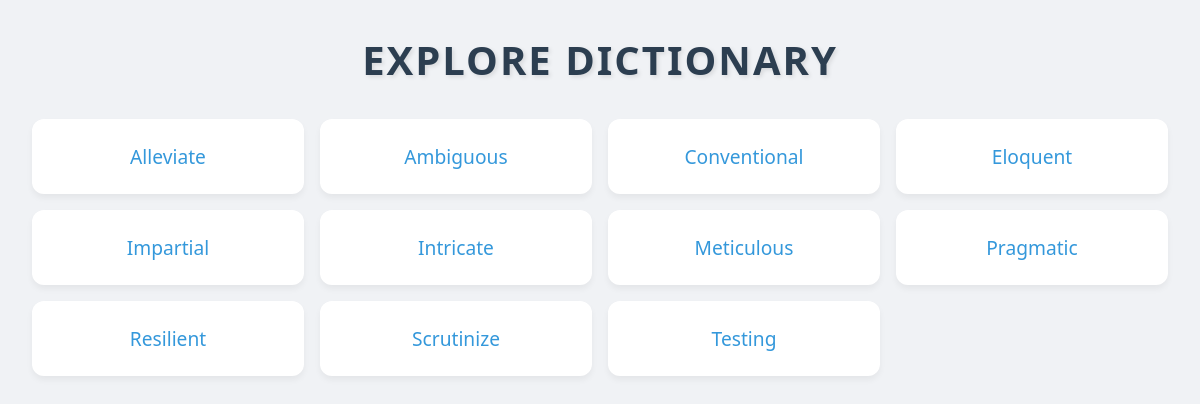
The page / on the database its author committed.
### dictapp/models.py (models this page shows, shortened)
class Dictionary(models.Model):
    word = models.CharField( max_length=50)
    meaning = models.CharField( max_length=200)
    example = models.CharField( max_length=200)

### dictapp/views.py (the view)
# urls.py: path('', views.home, name='home'),
def home(request):
    all_words = Dictionary.objects.all()
    all_words = all_words.order_by('word')
    return render(request, 'dictapp/home.html',{
        'all_words': all_words
    })

### dictapp/templates/dictapp/home.html (shortened to what this page needs)
{% load static %}
<!DOCTYPE html>
<html lang="en">
<head>
    <link rel="stylesheet" href="{% static 'dictapp/css/home.css' %}">
</head>
<body>
    <div class="container">
        <h1>Explore Dictionary</h1>
        <ul class="word-list">
            {% for word in all_words %}
                <li class="word-item">
                    <a href="{{word.word}}">{{word.word}}</a>
                </li>
            {% endfor %}
        </ul>
    </div>
</body>
</html>

### dictapp/static/dictapp/css/home.css (style rules this page uses)
* { margin: 0; padding: 0; box-sizing: border-box; font-family: 'Segoe UI', Tahoma, Geneva, Verdana, sans-serif; }
body { background-color: #f0f2f5; padding: 2rem; min-height: 100vh; }
.container { max-width: 1200px; margin: 0 auto; }
h1 { text-align: center; color: #2c3e50; margin-bottom: 2rem; font-size: 2.5rem; text-transform: uppercase; letter-spacing: 2px; text-shadow: 2px 2px 4px rgba(0,0,0,0.1); }
.word-list { display: grid; grid-template-columns: repeat(auto-fill, minmax(250px, 1fr)); gap: 1rem; list-style-type: none; }
.word-item { background: white; border-radius: 12px; padding: 1.5rem; text-align: center; transition: transform 0.3s ease, box-shadow 0.3s ease; box-shadow: 0 4px 6px rgba(0,0,0,0.05); }
.word-item a { text-decoration: none; color: #3498db; font-size: 1.2rem; font-weight: 500; transition: color 0.3s ease; }
.word-item { animation: fadeIn 0.6s ease forwards; }

### rows shown on the page
Dictionary: word "Alleviate"
Dictionary: word "Ambiguous"
Dictionary: word "Conventional"
Dictionary: word "Eloquent"
Dictionary: word "Impartial"
Dictionary: word "Intricate"
Dictionary: word "Meticulous"
Dictionary: word "Pragmatic"
Dictionary: word "Resilient"
Dictionary: word "Scrutinize"
Dictionary: word "Testing"
